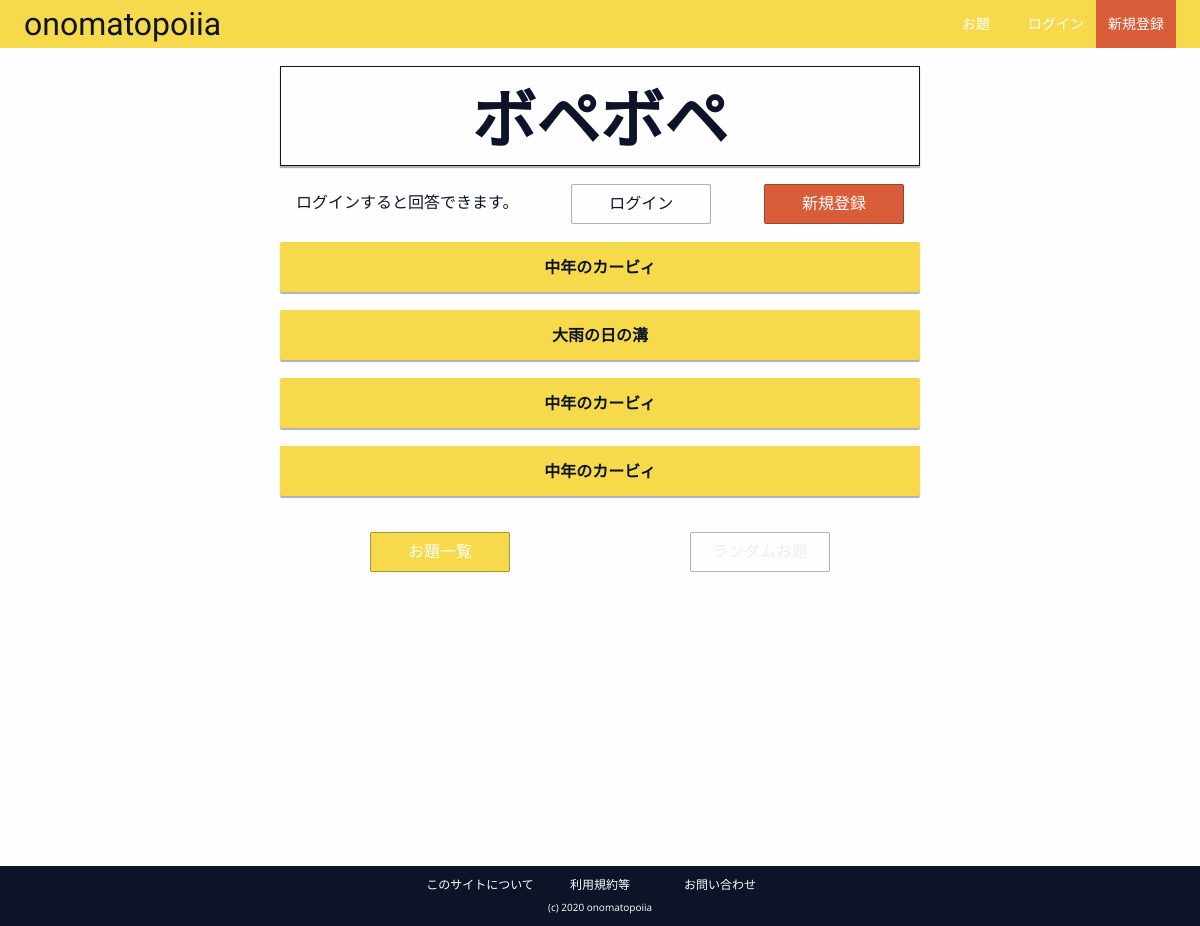
The page /odai/3/ on the database as committed earlier.
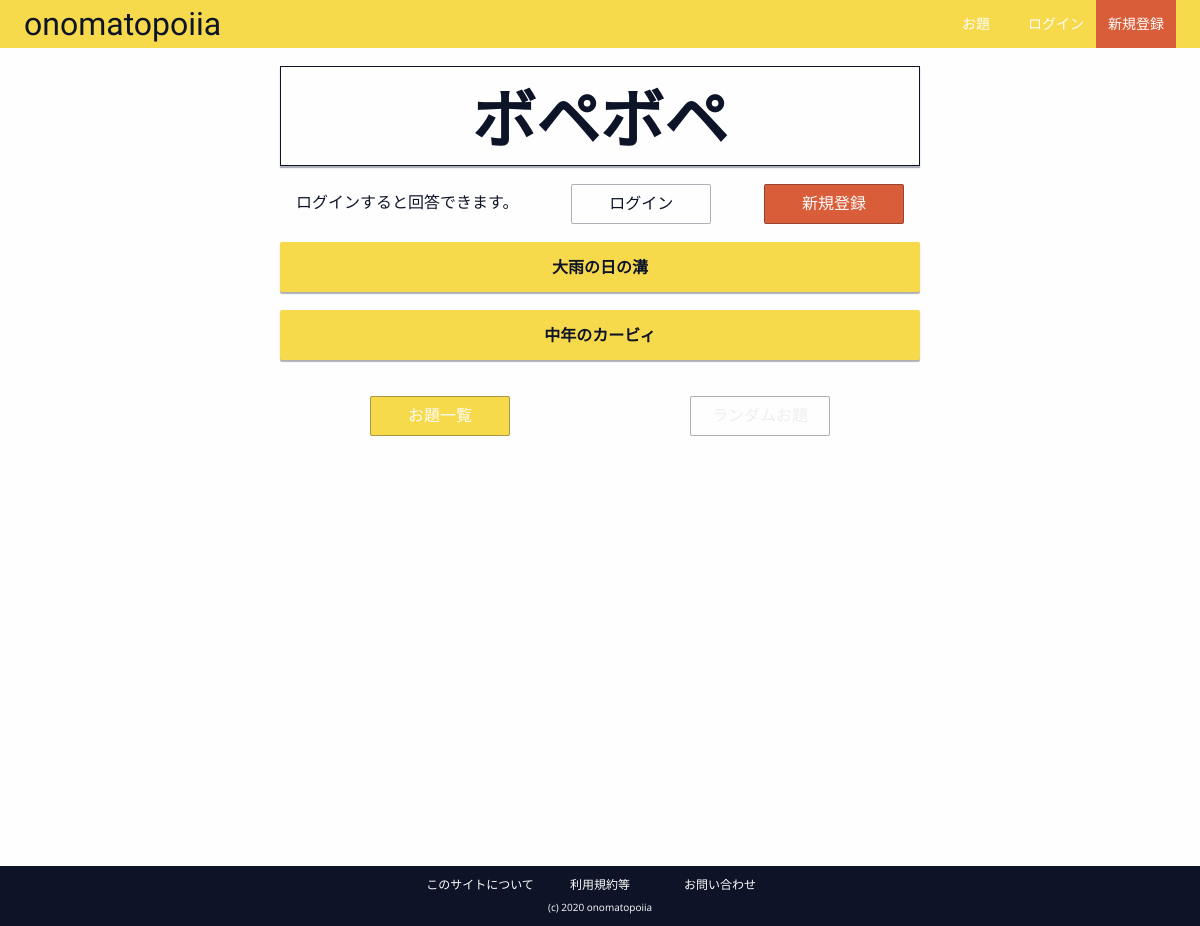
The same page on the database as committed later.
### onomato/models.py (models this page shows, shortened)
class Answer(models.Model):
    odai = models.ForeignKey(Odai, on_delete=models.CASCADE)
    answer_text = models.CharField(max_length=50, null=False)
    pub_date = models.DateTimeField('date published')

### onomato/views.py (the view)
# urls.py: path('odai/<int:odai_id>/', views.odai_detail, name='odai_detail'),
def odai_detail(request, odai_id):
    odai = Odai.objects.get(id=odai_id)
    is_login = request.user.is_authenticated
    if request.method == 'POST':
        form = AnswerForm(request.POST)
        if form.is_valid():
            answer = form.save(commit=False)  # フォームの内容を保存(DBには反映しない)
            answer.odai = odai
            answer.pub_date = timezone.now()
            answer.save()  # 再び保存(DBに反映)
            return redirect(f'/odai/{odai_id}')
        else:
            form = AnswerForm()
            context = {'odai': odai, 'form': form, 'is_login': is_login}
            return render(request, 'odai_detail.html', context)
    else:
        context = {'odai': odai, 'is_login': is_login}
        return render(request, 'odai_detail.html', context)

### templates/odai_detail.html (shortened to what this page needs)
{% extends 'base.html' %} {% load static %} {% block link %}
<link rel="stylesheet" href="{% static '/css/odai_detail.css' %}" />
{% endblock %} {% block content %}
<div class="main__kaitou">
  <div class="main__kaitou__odai">
    <h2 class="main__kaitou__odai-text">{{ odai.odai_text }}</h2>
  </div>
  {% if is_login %}
  <form action="" method="POST" class="main__kaitou__form">
    {% csrf_token %}
    <label for="answer_text">これはなに？</label>
    <input
      type="text"
      id="answer_text"
      name="answer_text"
      class="main__kaitou__form__text"
      placeholder="20文字まで"
      maxlength="20"
      required
      autofocus
    />
    <input type="submit" value="送信" class="main__kaitou__form__submit" />
    {% else %}
    <div class="main__kaitou__not-login">
      <p class="main__kaitou__not-login__text">ログインすると回答できます。</p>
      <a href="{% url 'login' %}" class="main__kaitou__not-login__login-link">
        ログイン
      </a>
      <a
        href="{% url 'accounts:signup' %}"
        class="main__kaitou__not-login__signup-link"
      >
        新規登録
      </a>
    </div>
    {% endif %}
  <div class="main__kaitou__kaitous">
    {% if odai.answer_set.all %} {% for q in odai.answer_set.all %}
    <div class="main__kaitou__kaitous__kaitou">
      <p>{{q.answer_text}}</p>
    </div>
    {% endfor %} {% else %}
    <div class="main__kaitou__no-kaitou-message">
      <p>まだ概念がありません。</p>
      <p>あなたが第一人者になろう！</p>
    </div>
    {% endif %}
  </div>
  <div class="main__kaitou__links">
    <a
      href="{% url 'onomato:odai_index' %}"
      class="main__kaitou__links__odai-link"
      >お題一覧</a
    >
    <a href="#" class="main__kaitou__links__odai-link disabled">ランダムお題</a>
  </div>
</div>
{% endblock %}

Rows that differ between the two databases and show on the page:
removed Answer: answer_text "中年のカービィ"
removed Answer: answer_text "中年のカービィ"
